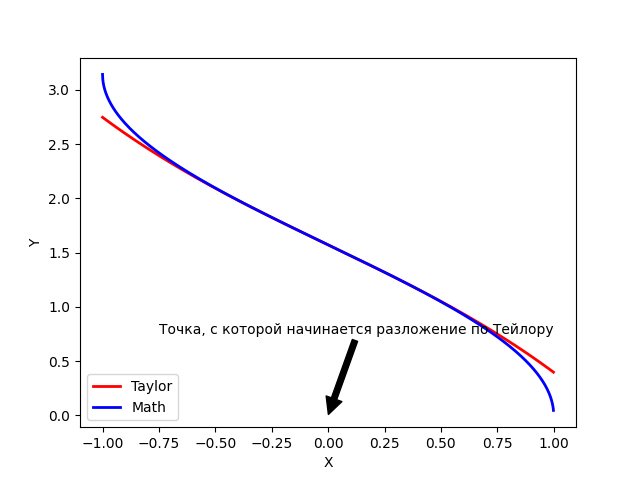

This chart was generated by the following Python code:
# In accordance with the instructions of your option, modify the program from LR3 using the class.
# Lab №4.
# Working with files, classes, serializers, regular expressions and standard libraries.
# Version 1.0
# Developed by Nikita Senko
# Date: 14.03.24

import math
import statistics

import matplotlib.pyplot as plt

import TaskClass
import input_check
import repeat


class Task3(TaskClass.Task):

    def __init__(self, task):
        """Функция, инициализирующая объект класса."""
        super().__init__(task)

    def start_task(self):
        """Функция, выполняющая основное задание."""
        rep = True
        while rep:
            # eps = input_check.float_check('\nВведите точность вычислений eps:\n', 0, float('inf'))
            x = input_check.float_check('\nВведите x в диапазоне от -1 до 1:\n', -1, 1)

            ans, n, lst = self.arccos_series(x, self.default_eps)
            print('Посчитанный вручную результат: ', ans)
            print('Посчитанный результат с помощью модуля math: ', math.acos(x))
            print('Количество итераций: ', n)
            print(f'Среднее арифметическое: {statistics.mean(lst)}')
            print(f'Медиана: {statistics.median(lst)}')
            print(f'Мода: {statistics.mode(lst)}')
            print(f'Дисперсия: {statistics.variance(lst)}')
            print(f'СКО: {statistics.stdev(lst)}')
            self.draw(1, 1000)

            rep = repeat.repeat()

    default_eps = 1e-10
    default_max_iterations = 1000000

    def compute_factorial(self, n):
        """
    A function for calculating the factorial of the number n.
        """
        factorial = 1

        if n == 0:
            return factorial

        for i in range(1, n + 1):
            factorial *= i

        return factorial

    def compute_power(self, base, exponent):
        """
    A function for raising the base number to exponent.
        """
        return base ** exponent

    def arccos_series(self, x, eps=default_eps, max_iterations=default_max_iterations):
        """
        Function to compute the value of arccos(x) using power series expansion.
        """

        result = math.pi / 2
        n = 0
        lst = []
        while n <= max_iterations:
            prev = result
            result -= self.compute_factorial(2 * n) / (self.compute_power(self.compute_factorial(2 * n), 2)) / (
                    2 * n + 1) * self.compute_power(x, 2 * n + 1)
            lst.append(result)
            n += 1

            if abs(prev - result) < eps:
                break

        return result, n, lst

    def draw(self, h, rng):
        """Функция, выполняющая построение графика с функцией варианта."""
        my_y = [self.arccos_series(elem)[0] for elem in [i / rng for i in range(-rng, rng, h)]]
        math_y = [math.acos(elem) for elem in [i / rng for i in range(-rng, rng, h)]]
        fig, ax = plt.subplots()
        ax.plot([i / rng for i in range(-rng, rng, h)], my_y, 'red', linewidth=2, label='Taylor')
        ax.plot([i / rng for i in range(-rng, rng, h)], math_y, 'blue', linewidth=2, label='Math')
        ax.legend(loc='lower left')
        ax.set_xlabel('X')
        ax.set_ylabel('Y')
        ax.text(-1.05, -2.3, 'Демонстрация графиков, полученных\nпо Тейлору и с помощью модуля Math')
        ax.annotate('Точка, с которой начинается разложение по Тейлору', xy=(0, 0), xytext=(-0.75, 0.75),
                    arrowprops=dict(facecolor='black', shrink=0.01))
        plt.savefig('task3.png')
        plt.show()
